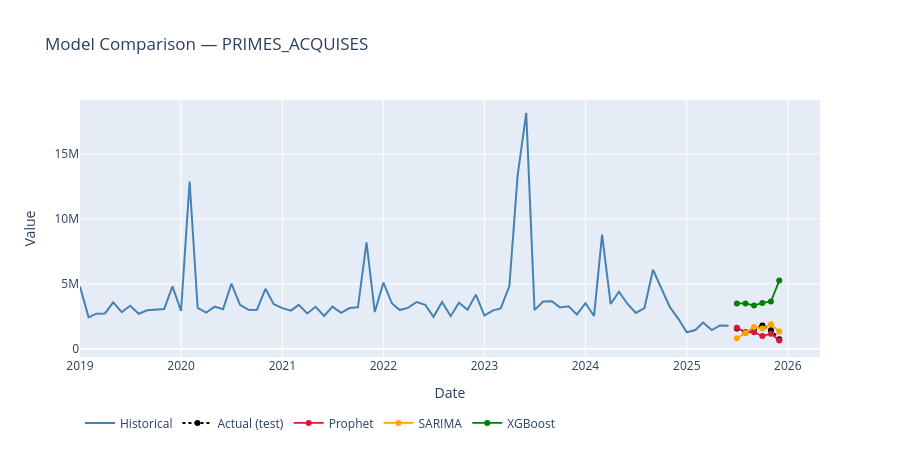

Here is the notebook cell this chart was saved with:
### Markdown cell above
## 5. Model Comparison

### Code cell
results_df = pd.DataFrame(results_summary).set_index('model')
display(results_df.style
    .highlight_min(color='lightgreen', axis=0)
    .format({'MAE': '{:,.0f}', 'RMSE': '{:,.0f}', 'MAPE': '{:.1f}%'})
)

# Visual comparison (BiLSTM optional)
fc_dict = {
    'Prophet': fc_prophet_test,
    'SARIMA':  fc_sarima_test,
    'XGBoost': fc_xgb_test,
}
if fc_lstm_test is not None:
    fc_dict['Bi-LSTM'] = fc_lstm_test

plot_forecast(ts_train, ts_test, fc_dict, f'Model Comparison — {TARGET}')

# ── Pre-compute ensemble weights (inverse-MAPE) so Section 6 can use them ─
# Only Prophet / SARIMA / XGBoost are used — BiLSTM excluded (not prod-ready)
mapes_3 = {r['model']: r['MAPE'] for r in results_summary if r['model'] in ['Prophet', 'SARIMA', 'XGBoost']}
inv_mapes = {m: 1.0 / v for m, v in mapes_3.items()}
_total = sum(inv_mapes.values())
weights = {m: v / _total for m, v in inv_mapes.items()}
print('Ensemble weights (inverse-MAPE):')
for m, w in weights.items():
    print(f'  {m:12s} {w:.2%}')
